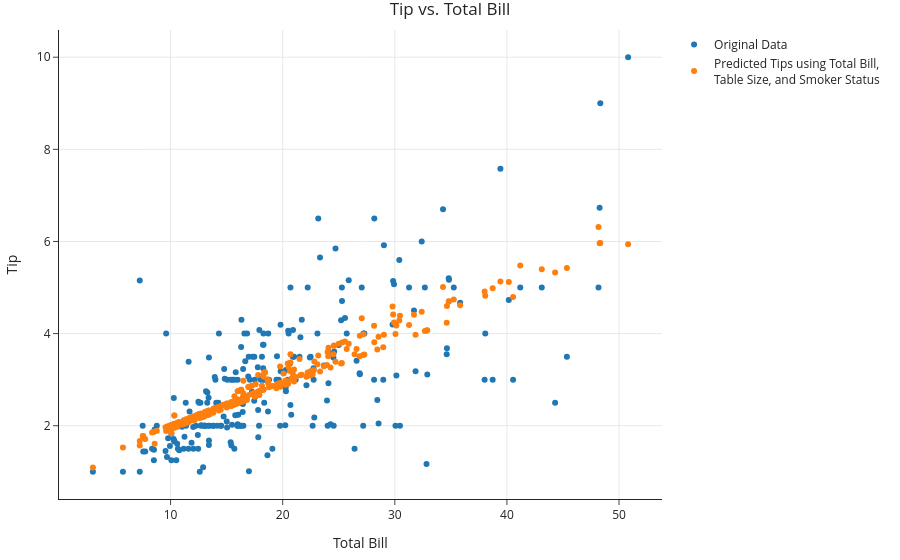

This figure's notebook cell:
### Markdown cell above
If we want to visualize in 2D, we need to pick a single feature to place on the $x$-axis.

### Code cell
fig = go.Figure()
fig.add_trace(go.Scatter(x=tips['total_bill'], y=tips['tip'], 
                         mode='markers', name='Original Data'))
fig.add_trace(go.Scatter(x=tips['total_bill'], y=model_three.predict(tips[['total_bill', 'size', 'smoker == Yes']]), 
                         mode='markers', name='Predicted Tips using Total Bill, <br>Table Size, and Smoker Status'))

fig.update_layout(showlegend=True, title='Tip vs. Total Bill',
                  xaxis_title='Total Bill', yaxis_title='Tip')

### Figure 1 — Plotly figure (JSON) as saved in the notebook; plotly's stock layout.template omitted (floating-point values rounded to 4 significant figures; data arrays with more than 128 entries replaced by an {"elided": "..."} marker saying what was removed)
{"data": [{"mode": "markers", "name": "Original Data", "type": "scatter", "x": {"elided": "244 float values"}, "y": {"elided": "244 float values"}}, {"mode": "markers", "name": "Predicted Tips using Total Bill, <br>Table Size, and Smoker Status", "type": "scatter", "x": {"elided": "244 float values"}, "y": {"elided": "244 float values"}}], "layout": {"autosize": true, "showlegend": true, "title": {"text": "Tip vs. Total Bill"}, "xaxis": {"autorange": true, "range": [0.1386, 53.74], "title": {"text": "Total Bill"}, "type": "linear"}, "yaxis": {"autorange": true, "range": [0.3408, 10.66], "title": {"text": "Tip"}, "type": "linear"}}}
